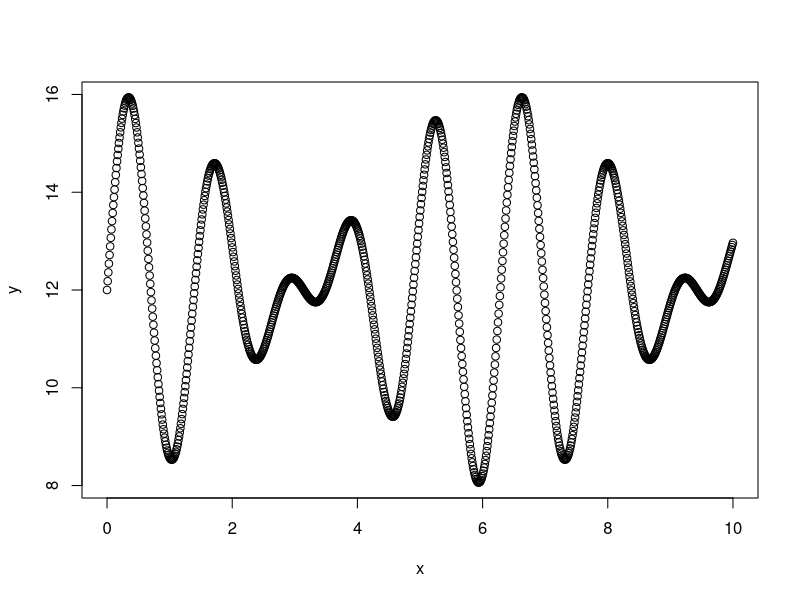
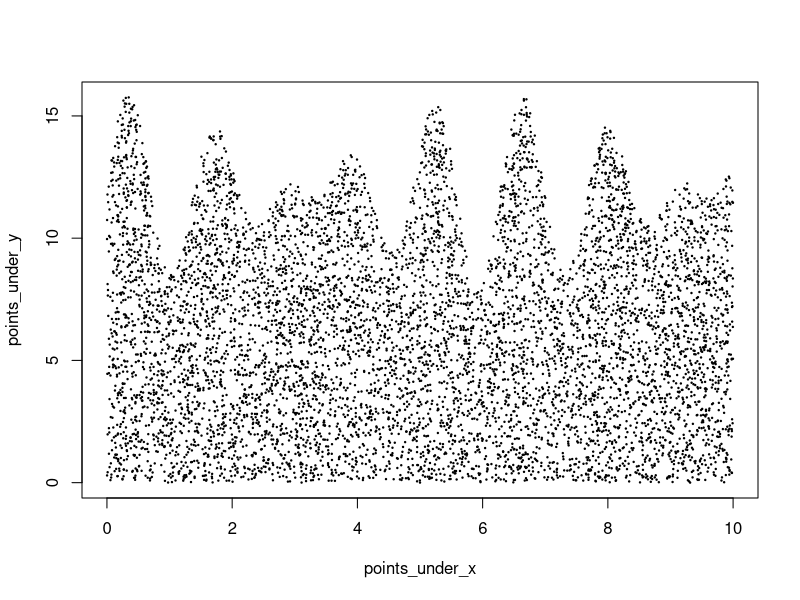

Write the R code that produced these figures, in order.
## ---- chunk 1
knitr::opts_chunk$set(echo = TRUE, message = F, warning = F)
## ---- chunk 2

f <- function(x){
  2*sin(4*x) + 2*sin(5*x) + 12
}

## ---- chunk 3

x <- seq(0, 10, length.out  = 1000)

## ---- chunk 4

y <- f(x)

plot(x, y)

## ---- chunk 5
num_points <- 10000
rect_width <- 10
rect_height <- 16

points <- matrix(, ncol = 2, nrow = num_points)

## ---- chunk 6

for(i in 1:num_points){
  points[i,1] = runif(1, 0, rect_width)
  points[i,2] = runif(1, 0, rect_height)
}
## ---- chunk 7

points_under = matrix(, ncol = 2, nrow = num_points)
points_above = matrix(, ncol = 2, nrow = num_points)

for(i in 1:num_points){
  if(points[i,2] < f(points[i,1])){
    points_under[i,1] <- points[i,1]
    points_under[i,2] <- points[i,2]
  }
  else{
    points_above[i,1] <- points[i,1]
    points_above[i,2] <- points[i,2]
  }
}
  
## ---- chunk 8

points_under_x <-  points_under[!is.na(points_under[,1]),1]
points_under_y <-  points_under[!is.na(points_under[,2]),2]

points_over_x <- points_above[!is.na(points_above[,1]),1]
points_over_y <- points_above[!is.na(points_above[,2]),2]

## ---- chunk 9
plot(points_under_y ~ points_under_x, pch = 20, cex = 0.3)

